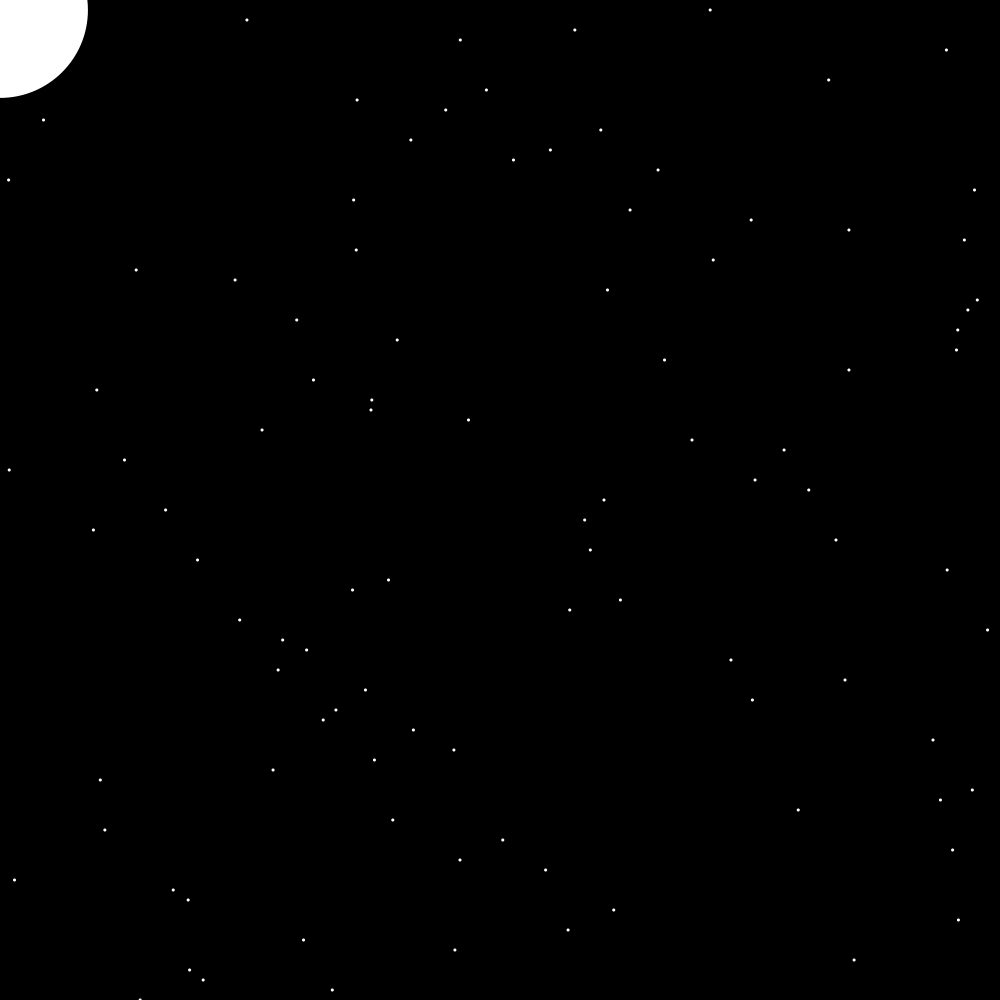
Frame 1 (no input)
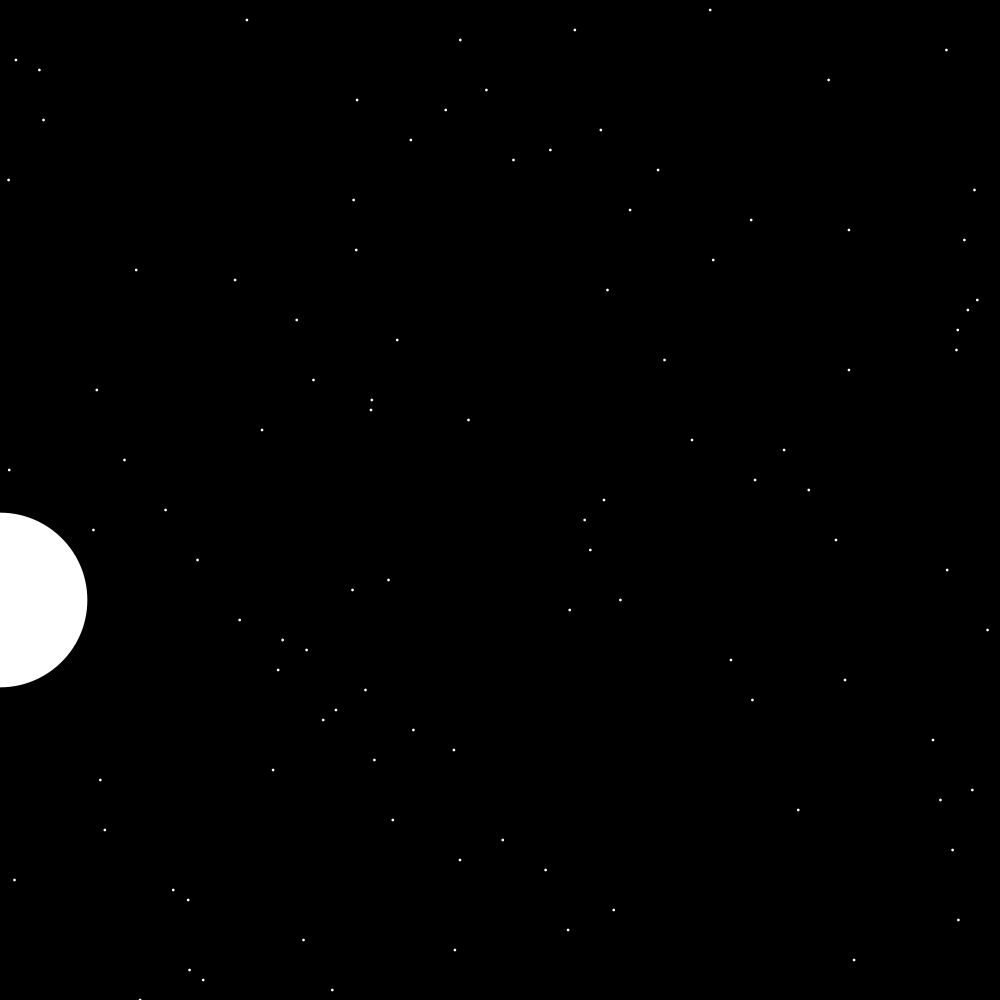
Frame 60 (the mouse pressed at the canvas centre just before this capture)
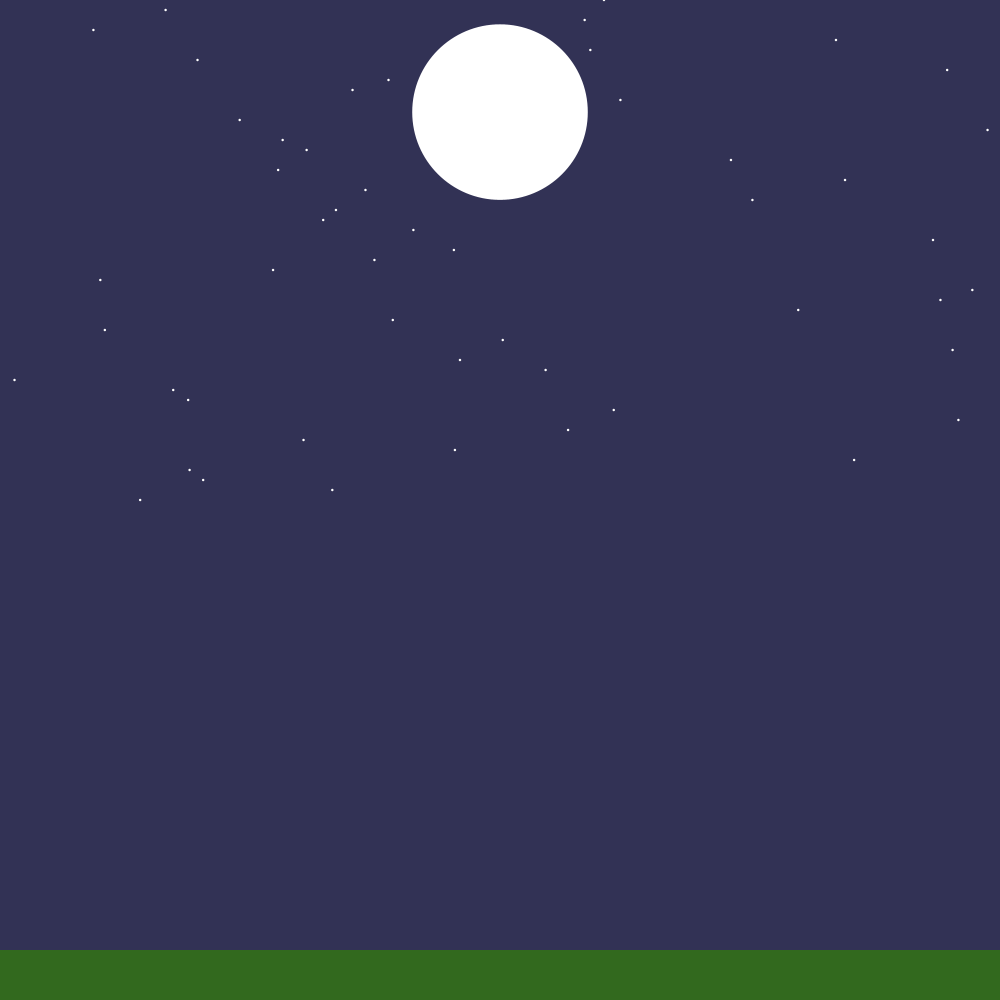
Frame 120 (the mouse held since frame 60 and released just before this capture)

The Processing sketch that drew these frames (run headless with seeded random() and noise(); from frame 60 on, the mouse is pressed at the canvas centre):

// Processing sketch: processing_155880
// ── processing_155880.pde

float starPosX;
float starPosY;
float starSize;
float cometPosX;
float cometPosY;
float cometSize;
float earthPosY;

float oldFrameCount;


float bgR = 0;
float bgG = 0;
float bgB = 0;


void setup() {
  size (1000, 1000);
  oldFrameCount = frameCount;

}

void draw() {

  bgR = map(mouseY, 0, 1000, 0, 100);
  bgG = map(mouseY, 0, 1000, 0, 100);
  bgB = map(mouseY, 0, 1000, 0, 170);

  background(bgR, bgG, bgB);

  //stars

  fill(255);
  noStroke();

  randomSeed(1000);

  starPosY = 10;
  
  while (starPosY <= height) {
    starPosX = random(0, width);
    starSize = 3 + sin(frameCount * 0.1);

    ellipse(starPosX, starPosY-mouseY, starSize, starSize);
    
    
    starPosY += 10;
  }
  
  //comet
  cometSize = 175 + sin(frameCount);
  //cometPosX = (cometPosX + 10) % (width + cometSize/2);
  cometPosY = (cometPosY + 10) % (width + cometSize/2);
  cometPosX = mouseX % width;
  

  ellipse (cometPosX,cometPosY,cometSize,cometSize);
  
  
  //earth
  
  fill(bgR,bgG+55,bgB-55);
  rectMode(CENTER);
  earthPosY = (height+400) - mouseY*.5;
  rect(width/2,earthPosY,width,400);
  
  
}
